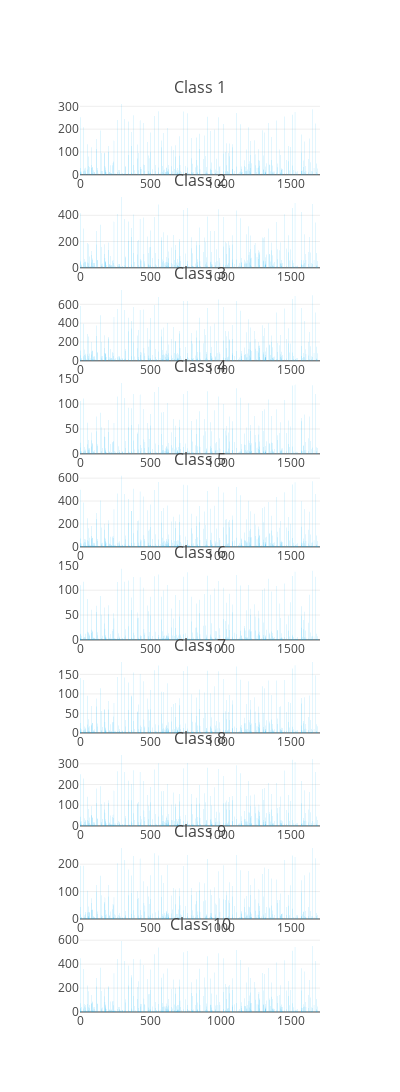
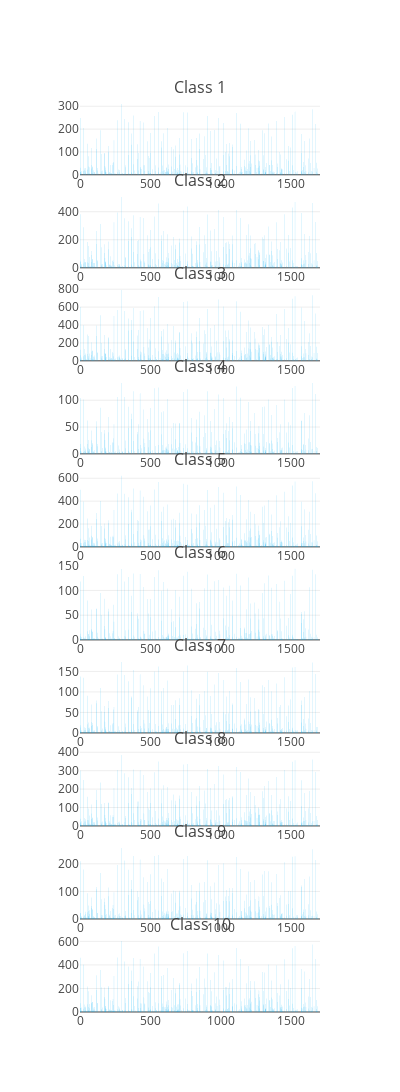

Here is the notebook cell these charts were saved with, in order:
### Code cell
# EXECUTION TIME: 17m48

# Python 3 ImportError
import sys
sys.path.append('.')

import numpy as np
import matplotlib.pyplot as plt
import seaborn as sns
from matplotlib.ticker import MaxNLocator

import src as ya

import plotly
import plotly.graph_objs as go

plotly.offline.init_notebook_mode(connected=True)

# prettify plots
plt.rcParams['font.family'] = 'Times New Roman'
sns.set_style({"xtick.direction": "in", "ytick.direction": "in"})

b_sns, g_sns, r_sns, p_sns, y_sns, l_sns = sns.color_palette("muted")

np.random.seed(0)

###########################################################################
# Centroids Vector Quantization
###########################################################################

for n_features in [1, 2, 4, 8, 16, 32, 64]:
    data_train, data_query = ya.data.getCaltech(codebook="random-forest",
                                                num_descriptors=1e5,
                                                pickle_load=False,
                                                pickle_dump=False,
                                                num_features=n_features)
    # TRAINING
    X_train, y_train = data_train[:, :-1], data_train[:, -1]
    class_list = np.unique(y_train)
    

    fig = plotly.tools.make_subplots(rows=len(class_list), 
                                     cols=1, 
                                     vertical_spacing=0.02,
                                     subplot_titles = ('Class 1', 'Class 2', 'Class 3', 'Class 4', 'Class 5',
                                                       'Class 6', 'Class 7', 'Class 8', 'Class 9', 'Class 10'))
    for image_class in class_list:
        imgs = X_train[y_train == image_class]
        average_features = np.mean(imgs, axis=0)
        x_axis = np.arange(len(average_features))
        trace=go.Bar(
            x = x_axis,
            y = average_features,
            marker=dict(
                color='rgb(0,176,246)'
            )
        )
        fig.append_trace(trace, row=int(image_class+1), col=1)

    layout = go.Layout(
        height = 2000,
        width= 400,
        showlegend=False
    )
    
    fig['layout'].update(layout)


    plotly.offline.iplot(fig)
    plotly.io.write_image(fig, 'assets/3.3/bar/train/plotly/%i_rf_train.png'%n_features,)

    

    # TESTING
    X_test, y_test = data_query[:, :-1], data_query[:, -1]
    class_list = np.unique(y_test)
    
    fig_test = plotly.tools.make_subplots(rows=len(class_list), 
                                          cols=1, 
                                          vertical_spacing=0.02,
                                          subplot_titles = ('Class 1', 'Class 2', 'Class 3', 'Class 4', 'Class 5',
                                                            'Class 6', 'Class 7', 'Class 8', 'Class 9', 'Class 10'))

    for image_class in class_list:
        imgs = X_test[y_test == image_class]
        average_features = np.mean(imgs, axis=0)
        x_axis = np.arange(len(average_features))
        
        trace=go.Bar(
            x = x_axis,
            y = average_features,
            marker=dict(
                color='rgb(0,176,246)'
            )
        )
        fig_test.append_trace(trace, row=int(image_class+1), col=1)
    
    layout=go.Layout(
        height=2000,
        width=400,
        showlegend=False
    )
    
    fig_test['layout'].update(layout)
    plotly.offline.iplot(fig_test)
    
    plotly.io.write_image(fig, 'assets/3.3/bar/test/plotly/%i_rf_test.png'%n_features,)
       
   
    print('| %03d DONE |' % n_features)

### Figure 1 — Plotly figure (JSON) as saved in the notebook; plotly's stock layout.template omitted (floating-point values rounded to 4 significant figures; data arrays with more than 128 entries replaced by an {"elided": "..."} marker saying what was removed)
{"data": [{"marker": {"color": "rgb(0,176,246)"}, "type": "bar", "uid": "2e48ed46-30a3-11e9-aa1b-784f436025be", "x": {"elided": "1705 int values"}, "xaxis": "x", "y": {"elided": "1705 float values"}, "yaxis": "y"}, {"marker": {"color": "rgb(0,176,246)"}, "type": "bar", "uid": "2e49e37a-30a3-11e9-997e-784f436025be", "x": {"elided": "1705 int values"}, "xaxis": "x2", "y": {"elided": "1705 float values"}, "yaxis": "y2"}, {"marker": {"color": "rgb(0,176,246)"}, "type": "bar", "uid": "2e4abc52-30a3-11e9-9864-784f436025be", "x": {"elided": "1705 int values"}, "xaxis": "x3", "y": {"elided": "1705 float values"}, "yaxis": "y3"}, {"marker": {"color": "rgb(0,176,246)"}, "type": "bar", "uid": "2e4be59e-30a3-11e9-bf96-784f436025be", "x": {"elided": "1705 int values"}, "xaxis": "x4", "y": {"elided": "1705 float values"}, "yaxis": "y4"}, {"marker": {"color": "rgb(0,176,246)"}, "type": "bar", "uid": "2e4ce8cc-30a3-11e9-96eb-784f436025be", "x": {"elided": "1705 int values"}, "xaxis": "x5", "y": {"elided": "1705 float values"}, "yaxis": "y5"}, {"marker": {"color": "rgb(0,176,246)"}, "type": "bar", "uid": "2e4dec10-30a3-11e9-9c73-784f436025be", "x": {"elided": "1705 int values"}, "xaxis": "x6", "y": {"elided": "1705 float values"}, "yaxis": "y6"}, {"marker": {"color": "rgb(0,176,246)"}, "type": "bar", "uid": "2e4f04c6-30a3-11e9-a036-784f436025be", "x": {"elided": "1705 int values"}, "xaxis": "x7", "y": {"elided": "1705 float values"}, "yaxis": "y7"}, {"marker": {"color": "rgb(0,176,246)"}, "type": "bar", "uid": "2e4fe198-30a3-11e9-8bd8-784f436025be", "x": {"elided": "1705 int values"}, "xaxis": "x8", "y": {"elided": "1705 float values"}, "yaxis": "y8"}, {"marker": {"color": "rgb(0,176,246)"}, "type": "bar", "uid": "2e50c4b4-30a3-11e9-8ad6-784f436025be", "x": {"elided": "1705 int values"}, "xaxis": "x9", "y": {"elided": "1705 float values"}, "yaxis": "y9"}, {"marker": {"color": "rgb(0,176,246)"}, "type": "bar", "uid": "2e51dae6-30a3-11e9-90a1-784f436025be", "x": {"elided": "1705 int values"}, "xaxis": "x10", "y": {"elided": "1705 float values"}, "yaxis": "y10"}], "layout": {"annotations": [{"font": {"size": 16}, "showarrow": false, "text": "Class 1", "x": 0.5, "xanchor": "center", "xref": "paper", "y": 1.0, "yanchor": "bottom", "yref": "paper"}, {"font": {"size": 16}, "showarrow": false, "text": "Class 2", "x": 0.5, "xanchor": "center", "xref": "paper", "y": 0.898, "yanchor": "bottom", "yref": "paper"}, {"font": {"size": 16}, "showarrow": false, "text": "Class 3", "x": 0.5, "xanchor": "center", "xref": "paper", "y": 0.796, "yanchor": "bottom", "yref": "paper"}, {"font": {"size": 16}, "showarrow": false, "text": "Class 4", "x": 0.5, "xanchor": "center", "xref": "paper", "y": 0.694, "yanchor": "bottom", "yref": "paper"}, {"font": {"size": 16}, "showarrow": false, "text": "Class 5", "x": 0.5, "xanchor": "center", "xref": "paper", "y": 0.592, "yanchor": "bottom", "yref": "paper"}, {"font": {"size": 16}, "showarrow": false, "text": "Class 6", "x": 0.5, "xanchor": "center", "xref": "paper", "y": 0.49, "yanchor": "bottom", "yref": "paper"}, {"font": {"size": 16}, "showarrow": false, "text": "Class 7", "x": 0.5, "xanchor": "center", "xref": "paper", "y": 0.388, "yanchor": "bottom", "yref": "paper"}, {"font": {"size": 16}, "showarrow": false, "text": "Class 8", "x": 0.5, "xanchor": "center", "xref": "paper", "y": 0.286, "yanchor": "bottom", "yref": "paper"}, {"font": {"size": 16}, "showarrow": false, "text": "Class 9", "x": 0.5, "xanchor": "center", "xref": "paper", "y": 0.184, "yanchor": "bottom", "yref": "paper"}, {"font": {"size": 16}, "showarrow": false, "text": "Class 10", "x": 0.5, "xanchor": "center", "xref": "paper", "y": 0.082, "yanchor": "bottom", "yref": "paper"}], "height": 2000, "showlegend": false, "width": 400, "xaxis": {"anchor": "y", "domain": [0, 1]}, "xaxis10": {"anchor": "y10", "domain": [0, 1]}, "xaxis2": {"anchor": "y2", "domain": [0, 1]}, "xaxis3": {"anchor": "y3", "domain": [0, 1]}, "xaxis4": {"anchor": "y4", "domain": [0, 1]}, "xaxis5": {"anchor": "y5", "domain": [0, 1]}, "xaxis6": {"anchor": "y6", "domain": [0, 1]}, "xaxis7": {"anchor": "y7", "domain": [0, 1]}, "xaxis8": {"anchor": "y8", "domain": [0, 1]}, "xaxis9": {"anchor": "y9", "domain": [0, 1]}, "yaxis": {"anchor": "x", "domain": [0.918, 1.0]}, "yaxis10": {"anchor": "x10", "domain": [0, 0.082]}, "yaxis2": {"anchor": "x2", "domain": [0.816, 0.898]}, "yaxis3": {"anchor": "x3", "domain": [0.714, 0.796]}, "yaxis4": {"anchor": "x4", "domain": [0.612, 0.694]}, "yaxis5": {"anchor": "x5", "domain": [0.51, 0.592]}, "yaxis6": {"anchor": "x6", "domain": [0.408, 0.49]}, "yaxis7": {"anchor": "x7", "domain": [0.306, 0.388]}, "yaxis8": {"anchor": "x8", "domain": [0.204, 0.286]}, "yaxis9": {"anchor": "x9", "domain": [0.102, 0.184]}}}

### Figure 2 — Plotly figure (JSON) as saved in the notebook; plotly's stock layout.template omitted (floating-point values rounded to 4 significant figures; data arrays with more than 128 entries replaced by an {"elided": "..."} marker saying what was removed)
{"data": [{"marker": {"color": "rgb(0,176,246)"}, "type": "bar", "uid": "2f9b445a-30a3-11e9-a3b2-784f436025be", "x": {"elided": "1705 int values"}, "xaxis": "x", "y": {"elided": "1705 float values"}, "yaxis": "y"}, {"marker": {"color": "rgb(0,176,246)"}, "type": "bar", "uid": "2f9c0d7a-30a3-11e9-b69f-784f436025be", "x": {"elided": "1705 int values"}, "xaxis": "x2", "y": {"elided": "1705 float values"}, "yaxis": "y2"}, {"marker": {"color": "rgb(0,176,246)"}, "type": "bar", "uid": "2f9cfaca-30a3-11e9-bf45-784f436025be", "x": {"elided": "1705 int values"}, "xaxis": "x3", "y": {"elided": "1705 float values"}, "yaxis": "y3"}, {"marker": {"color": "rgb(0,176,246)"}, "type": "bar", "uid": "2f9de142-30a3-11e9-9575-784f436025be", "x": {"elided": "1705 int values"}, "xaxis": "x4", "y": {"elided": "1705 float values"}, "yaxis": "y4"}, {"marker": {"color": "rgb(0,176,246)"}, "type": "bar", "uid": "2f9ec08a-30a3-11e9-8934-784f436025be", "x": {"elided": "1705 int values"}, "xaxis": "x5", "y": {"elided": "1705 float values"}, "yaxis": "y5"}, {"marker": {"color": "rgb(0,176,246)"}, "type": "bar", "uid": "2f9f96d8-30a3-11e9-b529-784f436025be", "x": {"elided": "1705 int values"}, "xaxis": "x6", "y": {"elided": "1705 float values"}, "yaxis": "y6"}, {"marker": {"color": "rgb(0,176,246)"}, "type": "bar", "uid": "2fa05fc6-30a3-11e9-b0fd-784f436025be", "x": {"elided": "1705 int values"}, "xaxis": "x7", "y": {"elided": "1705 float values"}, "yaxis": "y7"}, {"marker": {"color": "rgb(0,176,246)"}, "type": "bar", "uid": "2fa127d0-30a3-11e9-9635-784f436025be", "x": {"elided": "1705 int values"}, "xaxis": "x8", "y": {"elided": "1705 float values"}, "yaxis": "y8"}, {"marker": {"color": "rgb(0,176,246)"}, "type": "bar", "uid": "2fa25c22-30a3-11e9-a1c5-784f436025be", "x": {"elided": "1705 int values"}, "xaxis": "x9", "y": {"elided": "1705 float values"}, "yaxis": "y9"}, {"marker": {"color": "rgb(0,176,246)"}, "type": "bar", "uid": "2fa44246-30a3-11e9-aa24-784f436025be", "x": {"elided": "1705 int values"}, "xaxis": "x10", "y": {"elided": "1705 float values"}, "yaxis": "y10"}], "layout": {"annotations": [{"font": {"size": 16}, "showarrow": false, "text": "Class 1", "x": 0.5, "xanchor": "center", "xref": "paper", "y": 1.0, "yanchor": "bottom", "yref": "paper"}, {"font": {"size": 16}, "showarrow": false, "text": "Class 2", "x": 0.5, "xanchor": "center", "xref": "paper", "y": 0.898, "yanchor": "bottom", "yref": "paper"}, {"font": {"size": 16}, "showarrow": false, "text": "Class 3", "x": 0.5, "xanchor": "center", "xref": "paper", "y": 0.796, "yanchor": "bottom", "yref": "paper"}, {"font": {"size": 16}, "showarrow": false, "text": "Class 4", "x": 0.5, "xanchor": "center", "xref": "paper", "y": 0.694, "yanchor": "bottom", "yref": "paper"}, {"font": {"size": 16}, "showarrow": false, "text": "Class 5", "x": 0.5, "xanchor": "center", "xref": "paper", "y": 0.592, "yanchor": "bottom", "yref": "paper"}, {"font": {"size": 16}, "showarrow": false, "text": "Class 6", "x": 0.5, "xanchor": "center", "xref": "paper", "y": 0.49, "yanchor": "bottom", "yref": "paper"}, {"font": {"size": 16}, "showarrow": false, "text": "Class 7", "x": 0.5, "xanchor": "center", "xref": "paper", "y": 0.388, "yanchor": "bottom", "yref": "paper"}, {"font": {"size": 16}, "showarrow": false, "text": "Class 8", "x": 0.5, "xanchor": "center", "xref": "paper", "y": 0.286, "yanchor": "bottom", "yref": "paper"}, {"font": {"size": 16}, "showarrow": false, "text": "Class 9", "x": 0.5, "xanchor": "center", "xref": "paper", "y": 0.184, "yanchor": "bottom", "yref": "paper"}, {"font": {"size": 16}, "showarrow": false, "text": "Class 10", "x": 0.5, "xanchor": "center", "xref": "paper", "y": 0.082, "yanchor": "bottom", "yref": "paper"}], "height": 2000, "showlegend": false, "width": 400, "xaxis": {"anchor": "y", "domain": [0, 1]}, "xaxis10": {"anchor": "y10", "domain": [0, 1]}, "xaxis2": {"anchor": "y2", "domain": [0, 1]}, "xaxis3": {"anchor": "y3", "domain": [0, 1]}, "xaxis4": {"anchor": "y4", "domain": [0, 1]}, "xaxis5": {"anchor": "y5", "domain": [0, 1]}, "xaxis6": {"anchor": "y6", "domain": [0, 1]}, "xaxis7": {"anchor": "y7", "domain": [0, 1]}, "xaxis8": {"anchor": "y8", "domain": [0, 1]}, "xaxis9": {"anchor": "y9", "domain": [0, 1]}, "yaxis": {"anchor": "x", "domain": [0.918, 1.0]}, "yaxis10": {"anchor": "x10", "domain": [0, 0.082]}, "yaxis2": {"anchor": "x2", "domain": [0.816, 0.898]}, "yaxis3": {"anchor": "x3", "domain": [0.714, 0.796]}, "yaxis4": {"anchor": "x4", "domain": [0.612, 0.694]}, "yaxis5": {"anchor": "x5", "domain": [0.51, 0.592]}, "yaxis6": {"anchor": "x6", "domain": [0.408, 0.49]}, "yaxis7": {"anchor": "x7", "domain": [0.306, 0.388]}, "yaxis8": {"anchor": "x8", "domain": [0.204, 0.286]}, "yaxis9": {"anchor": "x9", "domain": [0.102, 0.184]}}}
